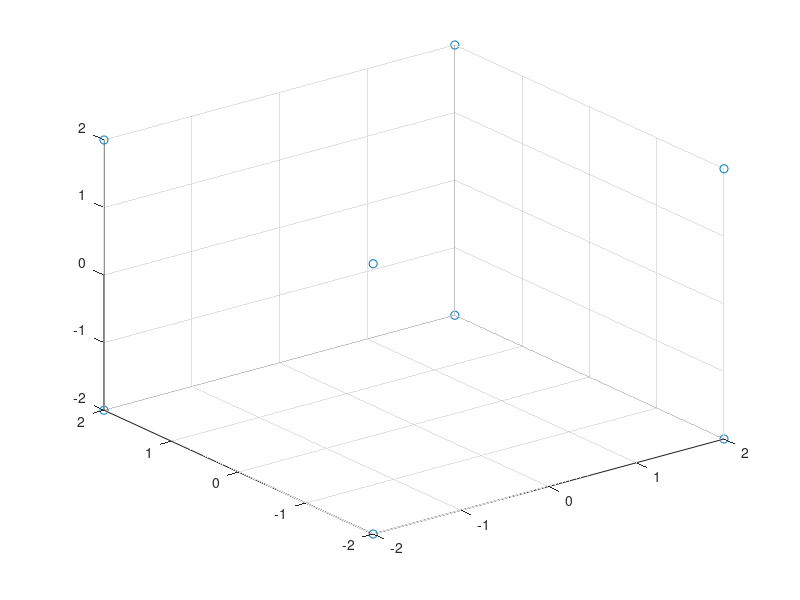
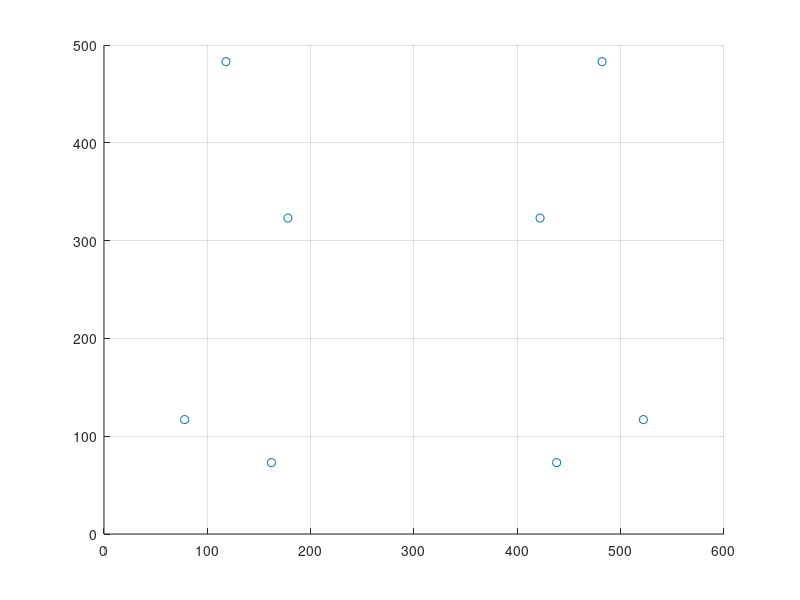

The MATLAB source for these figures, in order:
%% Camera Calibration using 3D calibration object
%% Draw the image points

real_points = [2 2 2;
-2 2 2;
-2 2 -2;
2 2 -2;
2 -2 2;
-2 -2 2;
-2 -2 -2;
2 -2 -2]
figure(1)
plot3(real_points(:,1),real_points(:,2),real_points(:,3),'o')
grid on

pixel_points = [422 323; 178 323; 118 483; 482 483; 438 73; 162 73; 78 117; 522 117]
figure(2)
scatter(pixel_points(:,1),pixel_points(:,2),'o')
grid on

%% 